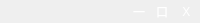
  <widget class="QDockWidget" name="dockWidget_top">
   <property name="sizePolicy">
    <sizepolicy hsizetype="Minimum" vsizetype="Minimum">
     <horstretch>0</horstretch>
     <verstretch>0</verstretch>
    </sizepolicy>
   </property>
   <property name="minimumSize">
    <size>
     <width>80</width>
     <height>23</height>
    </size>
   </property>
   <property name="maximumSize">
    <size>
     <width>524287</width>
     <height>23</height>
    </size>
   </property>
   <attribute name="dockWidgetArea">
    <number>2</number>
   </attribute>
   <widget class="QWidget" name="dockWidgetContents_2">
    <layout class="QHBoxLayout" name="horizontalLayout_11">
     <property name="spacing">
      <number>0</number>
     </property>
     <property name="leftMargin">
      <number>0</number>
     </property>
     <property name="topMargin">
      <number>0</number>
     </property>
     <property name="rightMargin">
      <number>0</number>
     </property>
     <property name="bottomMargin">
      <number>0</number>
     </property>
     <item>
      <spacer name="horizontalSpacer">
       <property name="orientation">
        <enum>Qt::Horizontal</enum>
       </property>
       <property name="sizeHint" stdset="0">
        <size>
         <width>40</width>
         <height>20</height>
        </size>
       </property>
      </spacer>
     </item>
     <item>
      <widget class="QPushButton" name="Btn_win_min">
       <property name="minimumSize">
        <size>
         <width>23</width>
         <height>23</height>
        </size>
       </property>
       <property name="styleSheet">
        <string notr="true">QPushButton {
    background-color:transparent;
	color: rgb(255, 255, 255);
    border-width: 0px;
    border-radius: 3px;
    border-color: beige;
    padding: 2px;
	text-align:left
}
QPushButton:hover {
    background-color: rgb(150, 150, 150);
}
QPushButton:pressed {
    background-color:  rgb(210, 210, 210);
    border-style: inset;
}</string>
       </property>
       <property name="text">
        <string>一</string>
       </property>
      </widget>
     </item>
     <item>
      <widget class="QPushButton" name="Btn_win_max">
       <property name="minimumSize">
        <size>
         <width>23</width>
         <height>23</height>
        </size>
       </property>
       <property name="styleSheet">
        <string notr="true">QPushButton {
    background-color:transparent;
	color: rgb(255, 255, 255);
    border-width: 0px;
    border-radius: 3px;
    border-color: beige;
    padding: 2px;
	text-align:left
}
QPushButton:hover {
    background-color: rgb(150, 150, 150);
}
QPushButton:pressed {
    background-color:  rgb(210, 210, 210);
    border-style: inset;
}</string>
       </property>
       <property name="text">
        <string>口</string>
       </property>
      </widget>
     </item>
     <item>
      <widget class="QPushButton" name="Btn_win_close">
       <property name="minimumSize">
        <size>
         <width>23</width>
         <height>23</height>
        </size>
       </property>
       <property name="styleSheet">
        <string notr="true">QPushButton {
    background-color:transparent;
	color: rgb(255, 255, 255);
    border-width: 0px;
    border-radius: 3px;
    border-color: beige;
    padding: 2px;
	text-align:left
}
QPushButton:hover {
    background-color: rgb(150, 150, 150);
}
QPushButton:pressed {
    background-color:  rgb(210, 210, 210);
    border-style: inset;
}</string>
       </property>
       <property name="text">
        <string> X</string>
       </property>
      </widget>
     </item>
    </layout>
   </widget>
  </widget>
